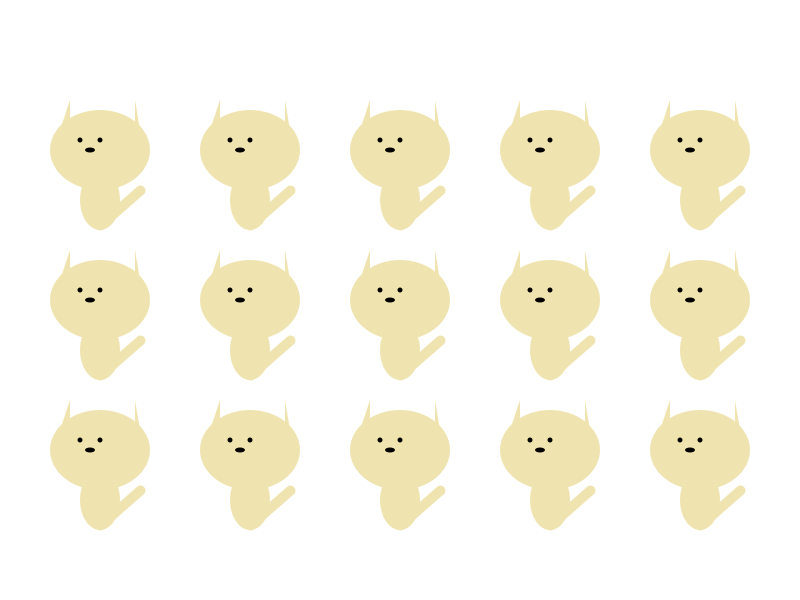
Frame 1 (no input)
Frame 60 (the mouse pressed at the canvas centre just before this capture): identical to frame 1, image omitted
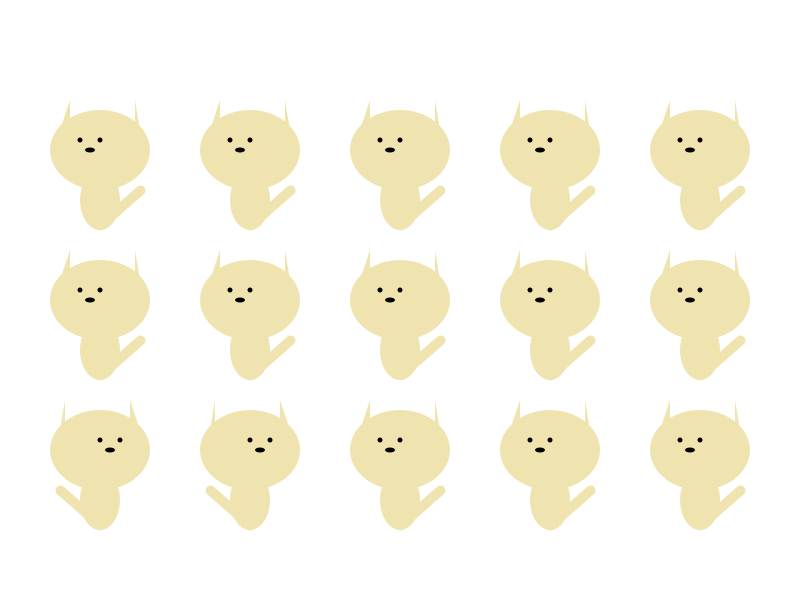
Frame 120 (the mouse held since frame 60 and released just before this capture)

The Processing sketch that drew these frames (run headless with seeded random() and noise(); from frame 60 on, the mouse is pressed at the canvas centre):

// Processing sketch: hatten1
// ── hatten1.pde
void setup() {
  size(800, 600);
}

void draw() {
  background(255);
  for(int i = 0; i < 5; i++){
    for(int j = 0; j < 3; j++){
      int x = 100 + i * 150;
      int y = 150 + j * 150;
      int mode = 0;
      if(x > mouseX && y > mouseY){
        mode = 0;
      } else if(x < mouseX && y > mouseY){
        mode = 1;
      } else if (x < mouseX && y > mouseY){
        mode = 2;
      }
      drawCat(x, y, mode);
    }
  }
}

void drawCat(int x, int y, int mode) {
  int[][] diffX = {{0, 0, -20, 0, -10},{0, 0, 0, 20, 10}};
  int[][] diffY = {{50, 0, -10, -10, 0},{50, 0, 0, 0, 10}};
  int[] sizeW = {40, 100, 5, 5, 10};
  int[] sizeH = {60, 80, 5, 5, 5};

  int[][] earLX = {{35, 40, 5},{30, 40, -20}};
  int[][] earRX = {{-30, -40, 20},{-35, -40, -5}};
  int[] earY = {-50, -20, -20};

  int[][] tailX = {{0, 40},{0, -40}};
  int[] tailY = {75, 40};

  noStroke();
  for(int i = 0; i < 5; i++){
    if(i < 2){
      fill(239, 228,176);
    } else {
      fill(0);
    }
    ellipse(x+diffX[mode%2][i], y+diffY[mode/2][i], sizeW[i], sizeH[i]);
  }

  fill(239, 228, 176);
  triangle(x+earRX[mode%2][0],y+earY[0],x+earRX[mode%2][1],y+earY[1],x+earRX[mode%2][0],y+earY[2]);
  triangle(x+earLX[mode%2][0],y+earY[0],x+earLX[mode%2][1],y+earY[1],x+earLX[mode%2][0],y+earY[2]);
  stroke(239, 228, 176);
  strokeWeight(10);
  line(x+tailX[mode%2][0], y+tailY[0], x+tailX[mode%2][1], y+tailY[1]);
}
